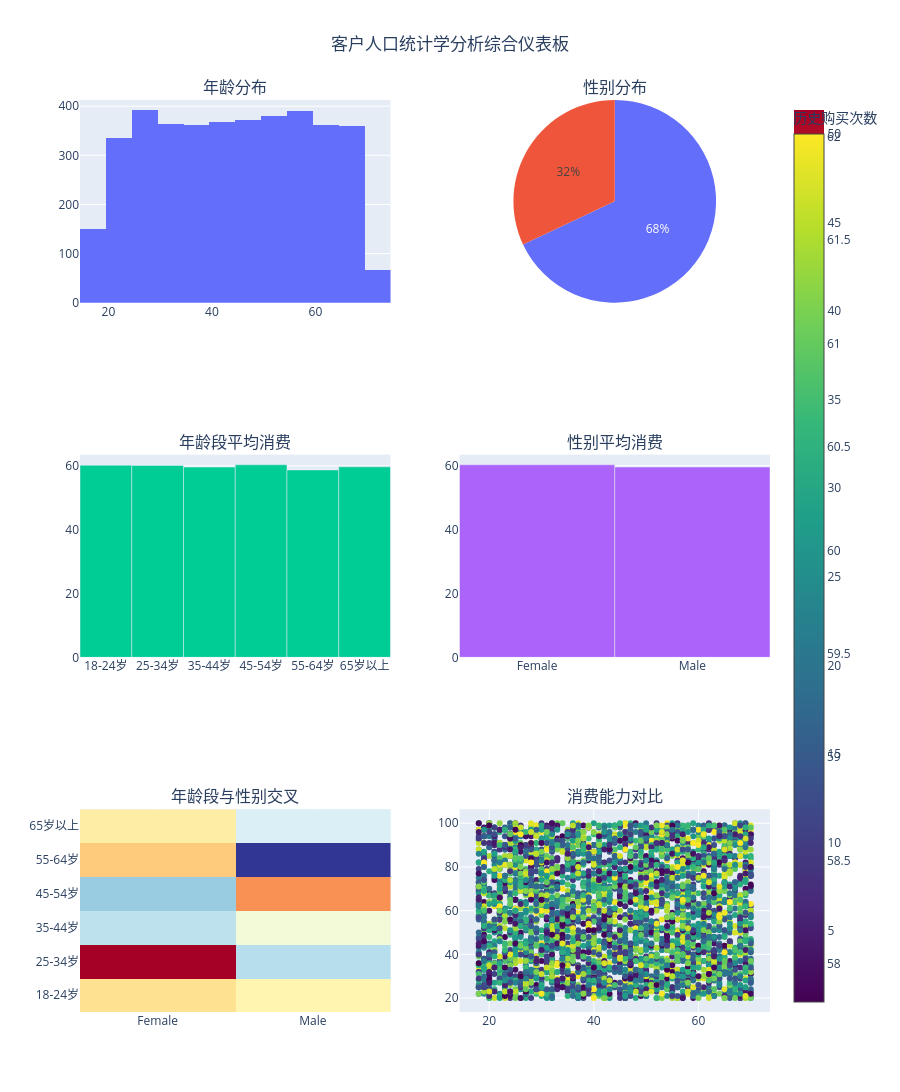

Notebook code cell kept with this figure:
### Markdown cell above
## 7. 综合可视化展示

### Code cell
# 创建综合的人口统计学仪表板
fig = make_subplots(
    rows=3, cols=2,
    subplot_titles=['年龄分布', '性别分布', '年龄段平均消费', '性别平均消费', '年龄段与性别交叉', '消费能力对比'],
    specs=[[{"type": "histogram"}, {"type": "pie"}],
           [{"type": "bar"}, {"type": "bar"}],
           [{"type": "heatmap"}, {"type": "scatter"}]]
)

# 1. 年龄分布直方图
fig.add_trace(
    go.Histogram(x=df['Age'], name='年龄分布', nbinsx=20),
    row=1, col=1
)

# 2. 性别分布饼图
gender_counts = df['Gender'].value_counts()
fig.add_trace(
    go.Pie(labels=gender_counts.index, values=gender_counts.values, name='性别分布'),
    row=1, col=2
)

# 3. 年龄段平均消费
age_avg = df.groupby('Age_Group')['Purchase Amount (USD)'].mean()
fig.add_trace(
    go.Bar(x=age_avg.index, y=age_avg.values, name='年龄段平均消费'),
    row=2, col=1
)

# 4. 性别平均消费
gender_avg = df.groupby('Gender')['Purchase Amount (USD)'].mean()
fig.add_trace(
    go.Bar(x=gender_avg.index, y=gender_avg.values, name='性别平均消费'),
    row=2, col=2
)

# 5. 年龄段与性别交叉热力图
age_gender_matrix = df.pivot_table(values='Purchase Amount (USD)', 
                                   index='Age_Group', 
                                   columns='Gender', 
                                   aggfunc='mean')
fig.add_trace(
    go.Heatmap(z=age_gender_matrix.values, 
               x=age_gender_matrix.columns, 
               y=age_gender_matrix.index,
               colorscale='RdYlBu_r',
               name='年龄性别消费热力图'),
    row=3, col=1
)

# 6. 消费能力散点图（年龄 vs 消费金额）
fig.add_trace(
    go.Scatter(x=df['Age'], 
               y=df['Purchase Amount (USD)'], 
               mode='markers',
               marker=dict(color=df['Previous Purchases'], 
                          colorscale='viridis',
                          showscale=True,
                          colorbar=dict(title="历史购买次数")),
               name='年龄vs消费'),
    row=3, col=2
)

# 更新布局
fig.update_layout(
    height=1200,
    title_text="客户人口统计学分析综合仪表板",
    title_x=0.5,
    showlegend=False
)

fig.show()

### Figure 1 — Plotly figure (JSON) as saved in the notebook; plotly's stock layout.template omitted (floating-point values rounded to 4 significant figures; data arrays with more than 128 entries replaced by an {"elided": "..."} marker saying what was removed)
{"data": [{"name": "年龄分布", "nbinsx": 20, "type": "histogram", "x": {"elided": "3900 int values"}, "xaxis": "x", "yaxis": "y"}, {"domain": {"x": [0.55, 1], "y": [0.7778, 1]}, "labels": ["Male", "Female"], "name": "性别分布", "type": "pie", "values": [2652, 1248]}, {"name": "年龄段平均消费", "type": "bar", "x": ["18-24岁", "25-34岁", "35-44岁", "45-54岁", "55-64岁", "65岁以上"], "xaxis": "x2", "y": [60.2, 60.13, 59.62, 60.33, 58.72, 59.7], "yaxis": "y2"}, {"name": "性别平均消费", "type": "bar", "x": ["Female", "Male"], "xaxis": "x3", "y": [60.25, 59.54], "yaxis": "y3"}, {"colorscale": [[0, "rgb(49,54,149)"], [0.1, "rgb(69,117,180)"], [0.2, "rgb(116,173,209)"], [0.3, "rgb(171,217,233)"], [0.4, "rgb(224,243,248)"], [0.5, "rgb(255,255,191)"], [0.6, "rgb(254,224,144)"], [0.7, "rgb(253,174,97)"], [0.8, "rgb(244,109,67)"], [0.9, "rgb(215,48,39)"], [1, "rgb(165,0,38)"]], "name": "年龄性别消费热力图", "type": "heatmap", "x": ["Female", "Male"], "xaxis": "x4", "y": ["18-24岁", "25-34岁", "35-44岁", "45-54岁", "55-64岁", "65岁以上"], "yaxis": "y4", "z": [[60.39, 60.11], [62.13, 59.2], [59.26, 59.79], [58.97, 61.03], [60.6, 57.82], [60.21, 59.49]]}, {"marker": {"color": {"elided": "3900 int values"}, "colorbar": {"title": {"text": "历史购买次数"}}, "colorscale": [[0, "#440154"], [0.1111, "#482878"], [0.2222, "#3e4989"], [0.3333, "#31688e"], [0.4444, "#26828e"], [0.5556, "#1f9e89"], [0.6667, "#35b779"], [0.7778, "#6ece58"], [0.8889, "#b5de2b"], [1, "#fde725"]], "showscale": true}, "mode": "markers", "name": "年龄vs消费", "type": "scatter", "x": {"elided": "3900 int values"}, "xaxis": "x5", "y": {"elided": "3900 int values"}, "yaxis": "y5"}], "layout": {"annotations": [{"font": {"size": 16}, "showarrow": false, "text": "年龄分布", "x": 0.225, "xanchor": "center", "xref": "paper", "y": 1, "yanchor": "bottom", "yref": "paper"}, {"font": {"size": 16}, "showarrow": false, "text": "性别分布", "x": 0.775, "xanchor": "center", "xref": "paper", "y": 1, "yanchor": "bottom", "yref": "paper"}, {"font": {"size": 16}, "showarrow": false, "text": "年龄段平均消费", "x": 0.225, "xanchor": "center", "xref": "paper", "y": 0.6111, "yanchor": "bottom", "yref": "paper"}, {"font": {"size": 16}, "showarrow": false, "text": "性别平均消费", "x": 0.775, "xanchor": "center", "xref": "paper", "y": 0.6111, "yanchor": "bottom", "yref": "paper"}, {"font": {"size": 16}, "showarrow": false, "text": "年龄段与性别交叉", "x": 0.225, "xanchor": "center", "xref": "paper", "y": 0.2222, "yanchor": "bottom", "yref": "paper"}, {"font": {"size": 16}, "showarrow": false, "text": "消费能力对比", "x": 0.775, "xanchor": "center", "xref": "paper", "y": 0.2222, "yanchor": "bottom", "yref": "paper"}], "height": 1200, "showlegend": false, "title": {"text": "客户人口统计学分析综合仪表板", "x": 0.5}, "xaxis": {"anchor": "y", "domain": [0, 0.45]}, "xaxis2": {"anchor": "y2", "domain": [0, 0.45]}, "xaxis3": {"anchor": "y3", "domain": [0.55, 1]}, "xaxis4": {"anchor": "y4", "domain": [0, 0.45]}, "xaxis5": {"anchor": "y5", "domain": [0.55, 1]}, "yaxis": {"anchor": "x", "domain": [0.7778, 1]}, "yaxis2": {"anchor": "x2", "domain": [0.3889, 0.6111]}, "yaxis3": {"anchor": "x3", "domain": [0.3889, 0.6111]}, "yaxis4": {"anchor": "x4", "domain": [0, 0.2222]}, "yaxis5": {"anchor": "x5", "domain": [0, 0.2222]}}}
